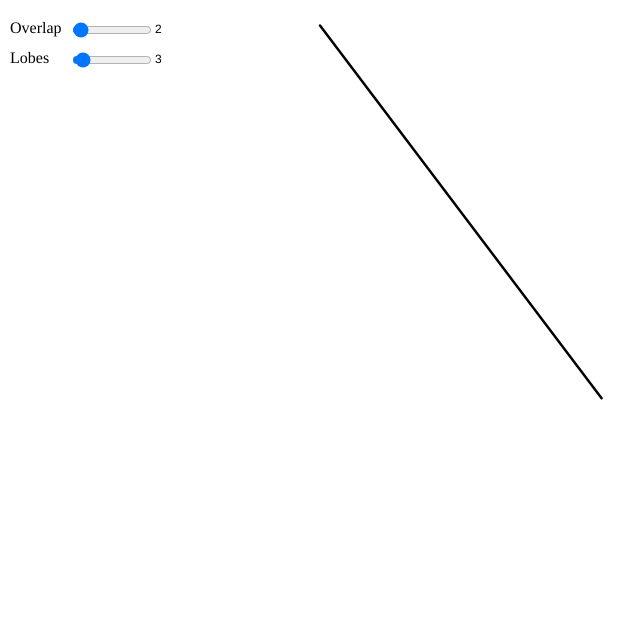
Frame 1 (no input)
Frame 60 (no input): identical to frame 1, image omitted
Frame 120 (the mouse pressed at the canvas centre since frame 60): identical to frame 1, image omitted

The p5.js sketch that drew this single still picture (run headless with seeded random() and noise() and a simulated clock; from frame 60 on, the mouse is pressed at the canvas centre):

// p5.js sketch
// ── sketch.js
var wheel;
var deltaTime = Math.PI / 1440;
var time;
var stepsPerFrame = 50;
var MAX_PEN_WIDTH = 2.5;
var fixedPenWidth = true;
var needsRedraw = true;

var canvas, overlapSlider, lobeSlider;

function setup() {
  canvas = createCanvas(640, 640);

  var t = createP("Overlap");
  t.position(10, 3);
  overlapSlider = createSlider(1, 50, 2);
  overlapSlider.position(70, 20);
  overlapSlider.style('width', '80px');
  overlapSlider.input(forceRedraw);

  t = createP("Lobes");
  t.position(10, 33);
  lobeSlider = createSlider(1, 50, 3);
  lobeSlider.position(70, 50);
  lobeSlider.style('width', '80px');
  lobeSlider.input(forceRedraw);
}

function forceRedraw() {
  needsRedraw = true;
}

function draw() {
  if(!needsRedraw) {
    return;
  }
  needsRedraw = false;
  background(255);
  push();
  translate(width / 2, height / 2);
  scale(1, -1);
  var overlap = overlapSlider.value();
  var lobes = lobeSlider.value();
  var wheelBaseRadius = width * 0.46/ (1 + overlap/(overlap + lobes));
  wheel = new Wheel(wheelBaseRadius, overlap, color(0));
  wheel.setSubwheel(new Wheel(wheelBaseRadius / (overlap + lobes) * overlap, overlap + lobes, color(0)));
  for (time = 0; time < 2 * PI + deltaTime; time += deltaTime) {
    wheel.drawCenteredAt(0, 0);
  }
  pop();
  
  //slider value labels
  text("" + overlap, 155, 33);
  text("" + lobes, 155, 63);

}
// ── wheel.js
"use strict";


var Wheel = class Wheel {
  constructor(penRadius, angularRate, colour) {
    this.penRadius = penRadius;
    this.angularRate = angularRate;
    this.colour = colour;
    this.time = 0;
    this.xPrevious = this.x(0);
    this.yPrevious = this.y(0);
    this.wheelAtPenRadius = null;
    this.initialized = false;
  }

  drawCenteredAt(xCenter, yCenter) {
    var angle = time * this.angularRate;
    var xNew = xCenter + this.x(angle);
    var yNew = yCenter + this.y(angle);
    if (this.wheelAtPenRadius == null) {
      if (this.initialized) {
        stroke(this.colour);
        if (fixedPenWidth) {
          strokeWeight(MAX_PEN_WIDTH);
        } else {
          strokeWeight(sqrt(sqrt(xNew * xNew + yNew * yNew) / width) * MAX_PEN_WIDTH);
        }
        line(this.xPrevious, this.yPrevious, xNew, yNew);
      }
      this.initialized = true;
    } else {
      this.wheelAtPenRadius.drawCenteredAt(xNew, yNew);
    }

    this.xPrevious = xNew;
    this.yPrevious = yNew;
  }

  setSubwheel(wheelAtPenRadius) {
    if (this.wheelAtPenRadius == null) {
      this.wheelAtPenRadius = wheelAtPenRadius;
    } else {
      this.wheelAtPenRadius.setSubwheel(wheelAtPenRadius);
    }
  }

  x(angle) {
    return sin(angle) * this.penRadius;
  }

  y(angle) {
    return cos(angle) * this.penRadius;
  }
};
